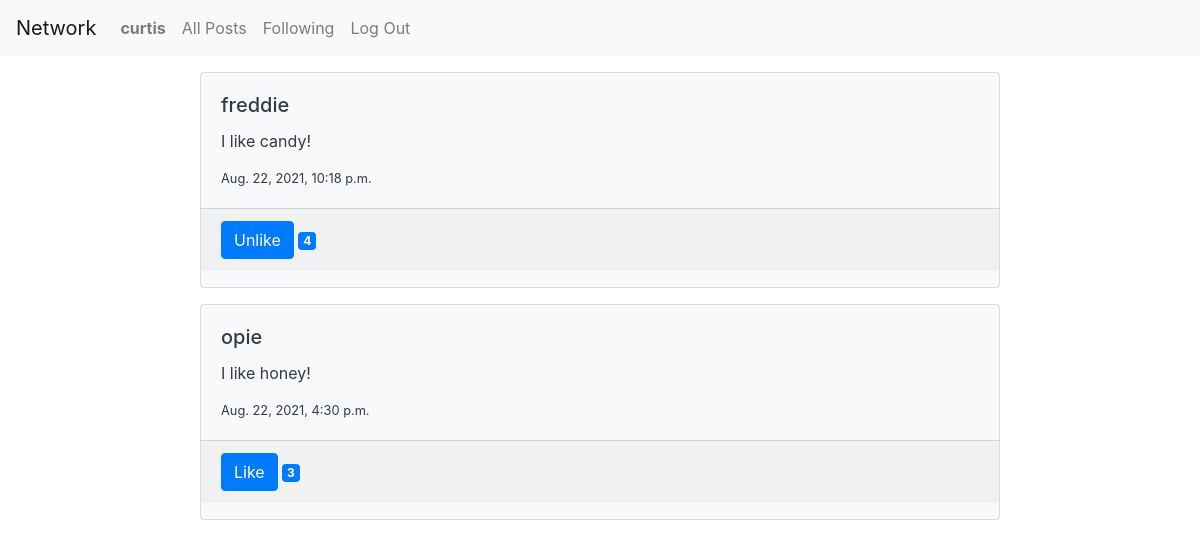
/ (signed in), run on the app's committed database.
### network/models.py (models this page shows, shortened)
class User(AbstractUser):
    def __str__(self):
        return f"{self.username}"

class Post(models.Model):
    poster = models.ForeignKey(User, on_delete=models.CASCADE, related_name="posts")
    content = models.CharField(max_length=280)
    created = models.DateTimeField(auto_now_add=True)
    updated = models.DateTimeField(auto_now=True)

### network/views.py (the view)
# urls.py: path("", views.index, name="index"),
def index(request):
    user_id = request.user.id
    all_posts = Post.objects.all().values()
    all_posts = get_post_data(all_posts, user_id)
    context = {
        "all_posts": all_posts,
    }
    return render(request, "network/index.html", context)

### network/views.py (called while the page is built)
def get_post_data(posts, user_id):
    posts = list(posts)
    posts.sort(key=lambda post:post['created'], reverse=True)
    for post in posts:
        poster_id = post['poster_id']
        poster = User.objects.get(pk=poster_id).username
        post['poster'] = poster
        post_id = post['id']
        likes = Like.objects.filter(liked_post=post_id)
        likes_count = likes.count() #### no need convert to list to get count?
        post['likes_count'] = likes_count
        likes_by_user = list(likes.filter(liker=user_id, like_status=True))
        if likes_by_user == []:
            like_button = "Like"
        else:
            like_button = "Unlike"
        post['like_button'] = like_button
    return posts

### network/templates/network/index.html (shortened to what this page needs)
{% extends "network/layout.html" %}
{% load static %}
{% block body %}
    <div id="all-posts">
        {% for post in all_posts %}
            <div class="card text-dark bg-light m-3 mx-auto" style="width: 50rem;">
                <div class="card-body">
                    <h5 class="card-title">{{post.poster}}</h5>
                    <p class="card-text">{{post.content}}</p>
                    <p class="card-text small">{{post.created}}</p>
                </div>
                <p class="card-footer">
                    <button type="submit" class="btn btn-primary like-button" id="like-button-{{post.id}}">{{post.like_button}}</button>
                    <span class="badge badge-primary like-badge" id="like-badge-{{post.id}}">{{post.likes_count}}</span>
                </p>
            </div>
        {% endfor %}
    </div>
{% endblock %}

### network/templates/network/layout.html (shortened to what this page needs)
{% load static %}
<!DOCTYPE html>
<html lang="en">
    <head>
        <link rel="stylesheet" href="https://stackpath.bootstrapcdn.com/bootstrap/4.4.1/css/bootstrap.min.css">
        <link href="{% static 'network/styles.css' %}" rel="stylesheet">
    </head>
    <body>
        <nav class="navbar navbar-expand-lg navbar-light bg-light">
            <a class="navbar-brand" href="{% url 'index' %}">Network</a>
            <div>
              <ul class="navbar-nav mr-auto">
                {% if user.is_authenticated %}
                    <li class="nav-item">
                        <a class="nav-link" href="#"><strong>{{ user.username }}</strong></a>
                    </li>
                {% endif %}
                <li class="nav-item">
                  <a class="nav-link" href="{% url 'index' %}">All Posts</a>
                </li>
                {% if user.is_authenticated %}
                    <li class="nav-item">
                        <a class="nav-link" href="#">Following</a>
                    </li>
                    <li class="nav-item">
                        <a class="nav-link" href="{% url 'logout' %}">Log Out</a>
                    </li>
                {% endif %}
              </ul>
            </div>
          </nav>
        <div class="body">
            {% block body %}
            {% endblock %}
        </div>
    </body>
</html>

### data on the page
User: username "curtis"
Post: poster "freddie", content "I like candy!", created "Aug. 22, 2021, 10:18 p.m.", like_button "Unlike", likes_count "4"
Post: poster "opie", content "I like honey!", created "Aug. 22, 2021, 4:30 p.m.", like_button "Like", likes_count "3"
